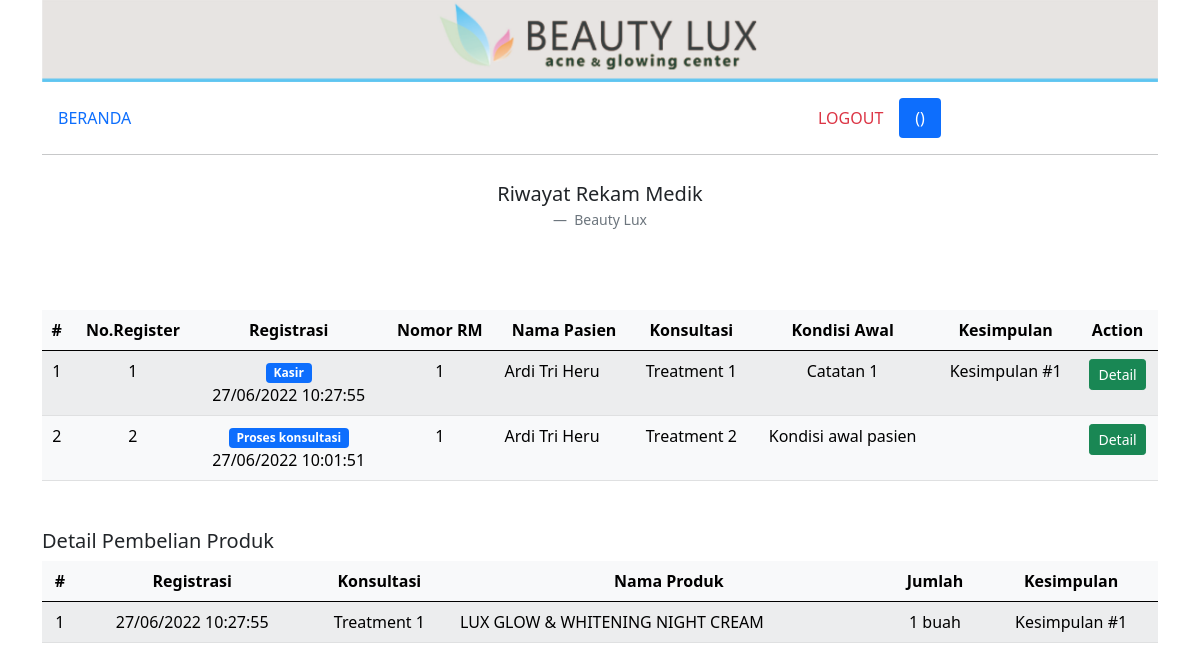
Page /registrasi_riwayat.php?id_customer=1&id_treatment=1 on the earlier database version.
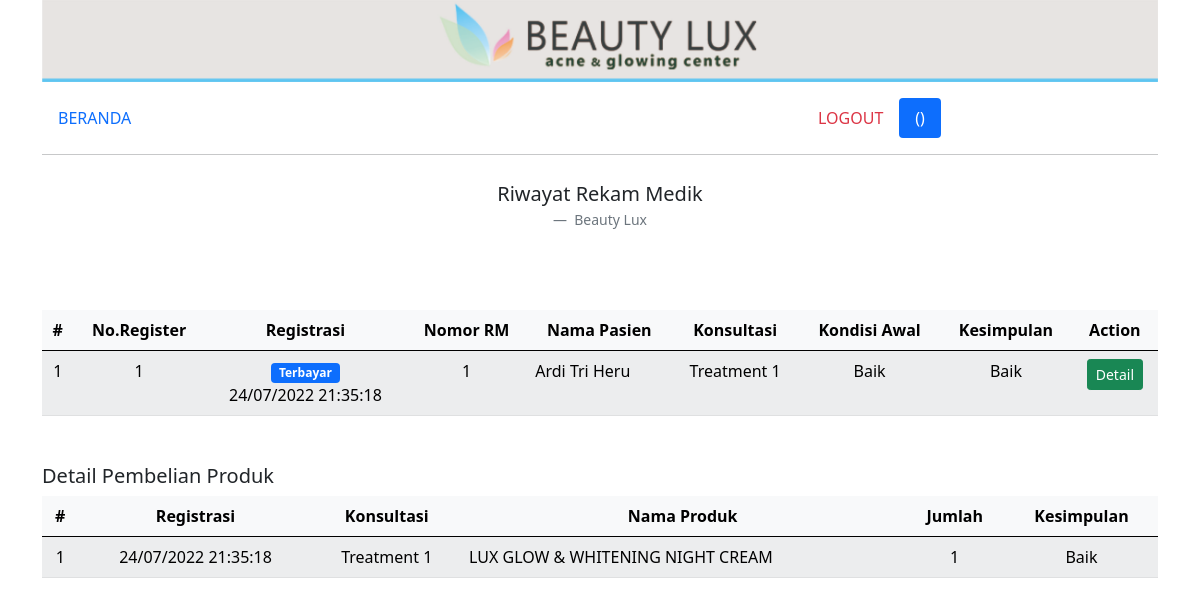
Same page on the later database version.
### tables this page shows
CREATE TABLE `treatment` (
  `id_treatment` int(100) NOT NULL AUTO_INCREMENT,
  `id_customer` int(10) NOT NULL,
  `id_user` int(3) NOT NULL,
  `dokter` varchar(50) NOT NULL,
  `konsultasi` varchar(100) NOT NULL,
  `note` varchar(100) NOT NULL,
  `tanggal` timestamp NOT NULL DEFAULT current_timestamp() ON UPDATE current_timestamp(),
  `status` int(1) NOT NULL,
  `kesimpulan` varchar(100) DEFAULT NULL,
  PRIMARY KEY (`id_treatment`),
  KEY `id_treatment` (`id_treatment`),
  KEY `id_customer` (`id_customer`),
  CONSTRAINT `treatment_ibfk_1` FOREIGN KEY (`id_customer`) REFERENCES `customer` (`id_customer`)
);

CREATE TABLE `customer` (
  `id_customer` int(10) NOT NULL AUTO_INCREMENT,
  `nama` varchar(50) NOT NULL,
  `tgl_lahir` date NOT NULL,
  `tempat_lahir` varchar(20) NOT NULL,
  `alamat` varchar(100) NOT NULL,
  `no_hp` varchar(13) NOT NULL,
  PRIMARY KEY (`id_customer`),
  KEY `id_customer` (`id_customer`)
);

CREATE TABLE `detail_penjualan` (
  `id_detail_penjualan` int(100) NOT NULL AUTO_INCREMENT,
  `id_treatment` int(100) NOT NULL,
  `id_produk` int(100) NOT NULL,
  `harga_satuan` int(5) NOT NULL,
  `jumlah` int(3) NOT NULL,
  `tanggal` date NOT NULL,
  `jam` time NOT NULL,
  PRIMARY KEY (`id_detail_penjualan`),
  KEY `id_detail_penjualan` (`id_detail_penjualan`),
  KEY `id_produk` (`id_produk`)
);

CREATE TABLE `produk` (
  `id_produk` int(100) NOT NULL AUTO_INCREMENT,
  `id_produk_kategori` int(3) NOT NULL,
  `nama_produk` varchar(50) NOT NULL,
  `harga` int(10) NOT NULL,
  `stok` int(5) NOT NULL,
  PRIMARY KEY (`id_produk`),
  KEY `id_produk` (`id_produk`),
  KEY `id_produk_kategori` (`id_produk_kategori`),
  CONSTRAINT `produk_ibfk_1` FOREIGN KEY (`id_produk_kategori`) REFERENCES `produk_kategori` (`id_produk_kategori`)
);

CREATE TABLE `treatment_detail` (
  `id_treatment_detail` int(100) NOT NULL AUTO_INCREMENT,
  `id_treatment` int(100) NOT NULL,
  `id_produk` int(100) NOT NULL,
  `dosis` varchar(20) NOT NULL,
  PRIMARY KEY (`id_treatment_detail`),
  KEY `id_treatment_detail` (`id_treatment_detail`),
  KEY `id_treatment` (`id_treatment`),
  KEY `id_produk` (`id_produk`)
);

### registrasi_riwayat.php (the view)
<?php include('templates/header.php'); ?>
<div class="container">
    <div class="row">
        <div class="col-md-12">
            <img src="img/header.jpg" class="img-fluid" alt="...">
        </div>
    </div>
    <div class="row mt-3 mb-2">
        <div class="col">
            <?php include('menu.php'); ?>
        </div>
    </div>
    <div class="row">
        <figure class="text-center">
            <blockquote class="blockquote">
                <p>Riwayat Rekam Medik</p>
            </blockquote>
            <figcaption class="blockquote-footer">
                Beauty Lux
            </figcaption>
        </figure>
    </div>
    <div class="row mt-5">
        <div class="col-md-12">
            <table class="table table-hover table-light table-striped">
                <thead>
                    <tr>
                        <th class="text-center" scope="col">#</th>
                        <th class="text-center" scope="col">No.Register</th>
                        <th class="text-center" scope="col">Registrasi</th>
                        <th class="text-center" scope="col">Nomor RM</th>
                        <th class="text-center" scope="col">Nama Pasien</th>
                        <th class="text-center" scope="col">Konsultasi</th>
                        <th class="text-center" scope="col">Kondisi Awal</th>
                        <th class="text-center" scope="col">Kesimpulan</th>
                        <th class="text-center" scope="col">Action</th>
                    </tr>
                </thead>
                <tbody>
                    <?php
                    $no = 1;
                    $id_customer = $_GET['id_customer'];
                    include 'templates/koneksi.php';
                    $query = mysqli_query($koneksi, "
                    SELECT *,
                    CASE
                    WHEN treatment.status = 0 THEN 'Proses konsultasi'
                    WHEN treatment.status = 1 THEN 'Farmasi'
                    WHEN treatment.status = 2 THEN 'Kasir'
                    WHEN treatment.status = 3 THEN 'Terbayar'
                    END AS nm_status
                    FROM treatment
                    JOIN customer
                    ON treatment.id_customer = customer.id_customer
                    WHERE customer.id_customer = '$id_customer'
                    ORDER BY treatment.id_treatment ASC
                    ");
                    while ($d = mysqli_fetch_array($query)) {
                    ?>
                        <tr>
                            <td class="text-center" scope="row"><?= $no++; ?></td>
                            <td class="text-center" scope="row"><?= $d['id_treatment']; ?></td>
                            <td class="text-center" scope="row"><span class="badge bg-primary"><?= $d['nm_status']; ?></span><br><?= date('d/m/Y H:i:s', strtotime($d['tanggal'])); ?></td>
                            <td class="text-center" scope="row"><?= $d['id_customer']; ?></td>
                            <td class="text-right" scope="row"><?= $d['nama']; ?></td>
                            <td class="text-center" scope="row"><?= $d['konsultasi']; ?></td>
                            <td class="text-center" scope="row"><?= $d['note']; ?></td>
                            <td class="text-center" scope="row"><?= $d['kesimpulan']; ?></td>
                            <td class="text-center" scope="row">
                                <a href="registrasi_riwayat.php?id_customer=<?= $d['id_customer']; ?>&id_treatment=<?= $d['id_treatment']; ?>" type="button" class="btn btn-success btn-sm">Detail</a>
                            </td>
                            </ </tr>
                        <?php } ?>
            </table>
            <?php if (!empty($_GET['id_treatment'])) : ?>
                <h5 class="mt-5">Detail Pembelian Produk</h5>
                <table class="table table-hover table-light table-striped">
                    <thead>
                        <tr>
                            <th class="text-center" scope="col">#</th>
                            <th class="text-center" scope="col">Registrasi</th>
                            <th class="text-center" scope="col">Konsultasi</th>
                            <th class="text-center" scope="col">Nama Produk</th>
                            <th class="text-center" scope="col">Jumlah</th>
                            <th class="text-center" scope="col">Kesimpulan</th>
                        </tr>
                    </thead>
                    <tbody>
                        <?php
                        $id_treatment = $_GET['id_treatment'];
                        $no = 1;
                        include 'templates/koneksi.php';
                        $query = mysqli_query($koneksi, "
                        SELECT *
                        FROM detail_penjualan
                        JOIN produk
                        ON detail_penjualan.id_produk = produk.id_produk
                        JOIN treatment
                        ON detail_penjualan.id_treatment=treatment.id_treatment
                        JOIN treatment_detail
                        ON detail_penjualan.id_produk = treatment_detail.id_produk
                        WHERE detail_penjualan.id_treatment = '$id_treatment'
                    ");
                        while ($d = mysqli_fetch_array($query)) {
                        ?>
                            <tr>
                                <td class="text-center" scope="row"><?= $no++; ?></td>
                                <td class="text-center" scope="row"><?= date('d/m/Y H:i:s', strtotime($d['tanggal'])); ?></td>
                                <td class="text-center" scope="row"><?= $d['konsultasi']; ?></td>
                                <td class="text-left" scope="row"><?= $d['nama_produk']; ?></td>
                                <td class="text-center" scope="row"><?= $d['dosis']; ?></td>
                                <td class="text-center" scope="row"><?= $d['kesimpulan']; ?></td>
                            </tr>
                        <?php } ?>
                </table>
            <?php endif; ?>
        </div>
    </div>
</div>
<?php include('templates/footer.php'); ?>

### templates/header.php (shortened to what this page needs)
<!DOCTYPE html>
<html lang="en">
<head>
    <link href="https://cdn.jsdelivr.net/npm/bootstrap@5.0.2/dist/css/bootstrap.min.css" rel="stylesheet">
</head>
<body>

### menu.php (shortened to what this page needs)
<div class="row">
    <div class="col-md-8">
        <ul class="nav nav-pills">
            <li class="nav-item">
                <a class="nav-link" aria-current="page" href="dashboard.php">BERANDA</a>
            </li>
        </ul>
    </div>
    <div class="col-md-4">
        <ul class="nav nav-pills">
            <li class="nav-item">
                <a class="nav-link text-danger" aria-current="page" href="logout.php">LOGOUT</a>
            </li>
            <li class="nav-item">
                <a class="nav-link active" aria-current="page"><?= $_SESSION["nama_user"] . ' (' . strtoupper($_SESSION["login_as"]) . ')'; ?></a>
            </li>
        </ul>
    </div>
</div>
<hr>

### templates/footer.php (shortened to what this page needs)
</body>
</html>

Differences in the rows shown:
removed treatment: id_treatment "2", nm_status "Proses konsultasi", tanggal "27/06/2022 10:01:51", id_customer.id_customer "1", id_customer.nama "Ardi Tri Heru", konsultasi "Treatment 2", note "Kondisi awal pasien"
changed treatment "Treatment 1": nm_status "Kasir" → "Terbayar"; tanggal "27/06/2022 10:27:55" → "24/07/2022 21:35:18"; note "Catatan 1" → "Baik"; kesimpulan "Kesimpulan #1" → "Baik"
changed detail_penjualan "Treatment 1": id_treatment.tanggal "27/06/2022 10:27:55" → "24/07/2022 21:35:18"; treatment_detail.dosis "1 buah" → "1"; id_treatment.kesimpulan "Kesimpulan #1" → "Baik"
